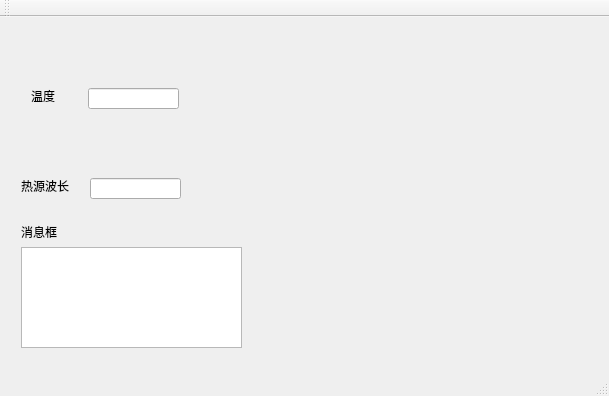
<?xml version="1.0" encoding="UTF-8"?>
<ui version="4.0">
 <class>MainWindow</class>
 <widget class="QMainWindow" name="MainWindow">
  <property name="geometry">
   <rect>
    <x>0</x>
    <y>0</y>
    <width>609</width>
    <height>396</height>
   </rect>
  </property>
  <property name="windowTitle">
   <string>MainWindow</string>
  </property>
  <widget class="QWidget" name="centralWidget">
   <widget class="QLabel" name="label">
    <property name="geometry">
     <rect>
      <x>21</x>
      <y>161</y>
      <width>60</width>
      <height>16</height>
     </rect>
    </property>
    <property name="text">
     <string>热源波长</string>
    </property>
   </widget>
   <widget class="QLabel" name="label_2">
    <property name="geometry">
     <rect>
      <x>31</x>
      <y>71</y>
      <width>30</width>
      <height>16</height>
     </rect>
    </property>
    <property name="text">
     <string>温度</string>
    </property>
   </widget>
   <widget class="QLineEdit" name="textTem">
    <property name="geometry">
     <rect>
      <x>88</x>
      <y>71</y>
      <width>91</width>
      <height>21</height>
     </rect>
    </property>
   </widget>
   <widget class="QLineEdit" name="textWave">
    <property name="geometry">
     <rect>
      <x>90</x>
      <y>161</y>
      <width>91</width>
      <height>21</height>
     </rect>
    </property>
   </widget>
   <widget class="QTextEdit" name="textWarning">
    <property name="geometry">
     <rect>
      <x>21</x>
      <y>230</y>
      <width>221</width>
      <height>101</height>
     </rect>
    </property>
   </widget>
   <widget class="QLabel" name="label_3">
    <property name="geometry">
     <rect>
      <x>21</x>
      <y>204</y>
      <width>101</width>
      <height>21</height>
     </rect>
    </property>
    <property name="text">
     <string>消息框</string>
    </property>
   </widget>
  </widget>
  <widget class="QMenuBar" name="menuBar">
   <property name="geometry">
    <rect>
     <x>0</x>
     <y>0</y>
     <width>609</width>
     <height>26</height>
    </rect>
   </property>
  </widget>
  <widget class="QToolBar" name="mainToolBar">
   <attribute name="toolBarArea">
    <enum>TopToolBarArea</enum>
   </attribute>
   <attribute name="toolBarBreak">
    <bool>false</bool>
   </attribute>
  </widget>
  <widget class="QStatusBar" name="statusBar"/>
 </widget>
 <layoutdefault spacing="6" margin="11"/>
 <resources/>
 <connections/>
</ui>
